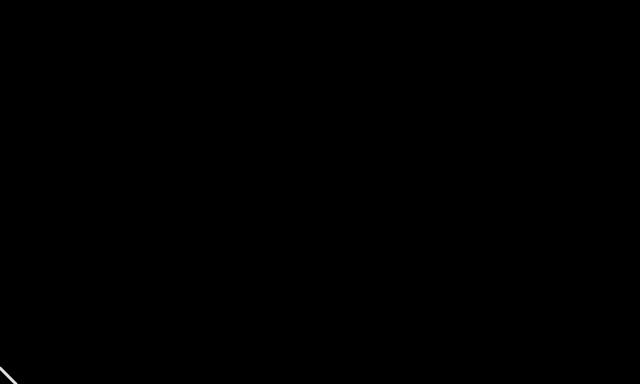
Frame 1 (no input)
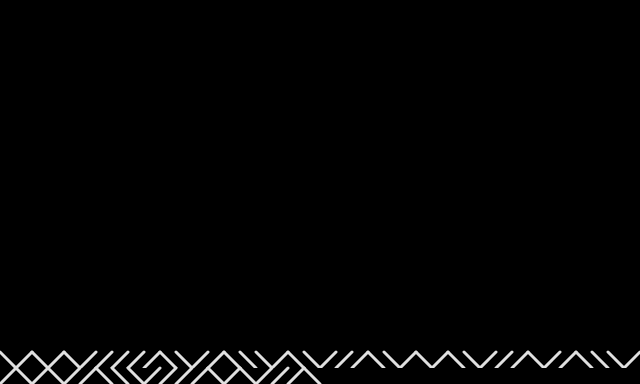
Frame 60 (no input)
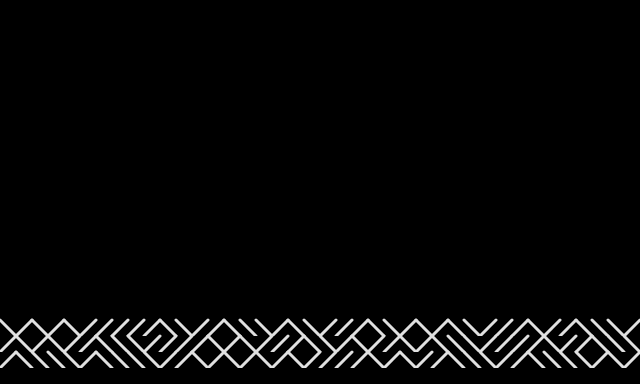
Frame 120 (the mouse pressed at the canvas centre since frame 60)

The p5.js sketch that drew these frames (run headless with seeded random() and noise() and a simulated clock; from frame 60 on, the mouse is pressed at the canvas centre):

// p5.js sketch
// ── sketch.js
 var w = 16;
    var h = 16;
    var index = 0;
    

function setup() {
      createCanvas(640, 384);
      background(0,0,0);
      strokeWeight(3);
      stroke(224);
}

function draw() {
      var x1 = w*index;
      var x2 = x1 + w;
      var y1 = h*23; 
      var y2 = h*24;
      if (random(2) < 1) {
        line(x2, y1, x1, y2);
      } else {
        line(x1, y1, x2, y2);
}
      index++;
      if (index == width/w) {
        image = get(0, h, width, h*23);
        background(0,0,0);
        set(0, 0, image);
        index = 0;
}
}
